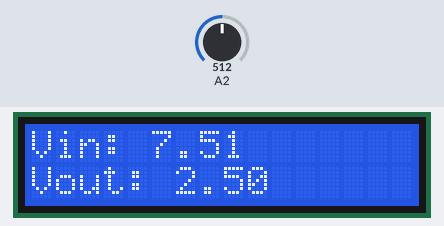
Bench run of a sketch on a simulated Arduino Uno, built with avr-gcc and run on an emulated ATmega328P. Parts: 16×2 character LCD. The test bench sets the inputs (shaded band); at power-on: A2 = 512. What the sketch prints to the serial monitor is not drawn.

Above: at 1.2 s.
1.3 s: A2 set to 716
At 2.8 s:
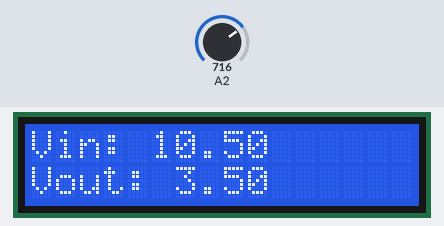
3.5 s: A2 set to 900
At 4.7 s:
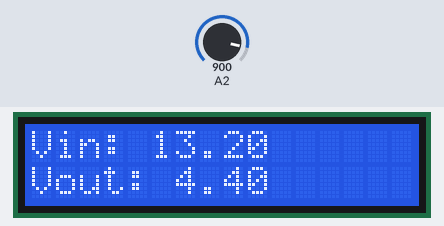
5.5 s: A2 set to 1023
At 6.6 s:
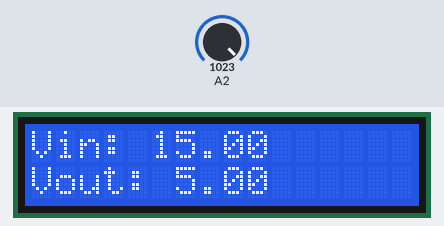
Timing chart, 0 to 8.5 s (numbered marks = the images above; inputs shaded):
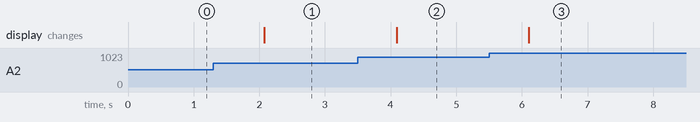

The sketch:

batt_level.ino
```cpp
#include <LiquidCrystal.h>
#include<stdlib.h>

#define R1 20000.0
#define R2 10000.0

float Vin, Vout;
float weight;
LiquidCrystal lcd(12, 11, 5, 4, 3, 2);

char Vin_buffer[8];
char Vout_buffer[8];

void setup() {
  lcd.begin(16,2);
  Serial.begin(9600);
  weight = (R1 + R2)/(R2);
}

void loop() {
  Vout = analogRead(A2) * (5.0/1023.0);
  Vin = weight * Vout;

  dtostrf(Vin, 2, 2, Vin_buffer);
  dtostrf(Vout, 2, 2, Vout_buffer);

  lcd.clear();
  lcd.setCursor(0, 0);
  lcd.print("Vin: ");
  lcd.print(Vin_buffer);
  lcd.setCursor(0, 1);
  lcd.print("Vout: ");
  lcd.print(Vout_buffer);

  Serial.print("Vin: ");
  Serial.print(Vin_buffer);
  Serial.print(", Vout: ");
  Serial.println(Vout_buffer);

  delay(1000);
}
```

Measured:
- after the input at 1.3 s, the display: changes after 0.78 s (image 1)
- after the input at 3.5 s, the display: changes after 0.59 s (image 2)
- after the input at 5.5 s, the display: changes after 0.60 s (image 3)
